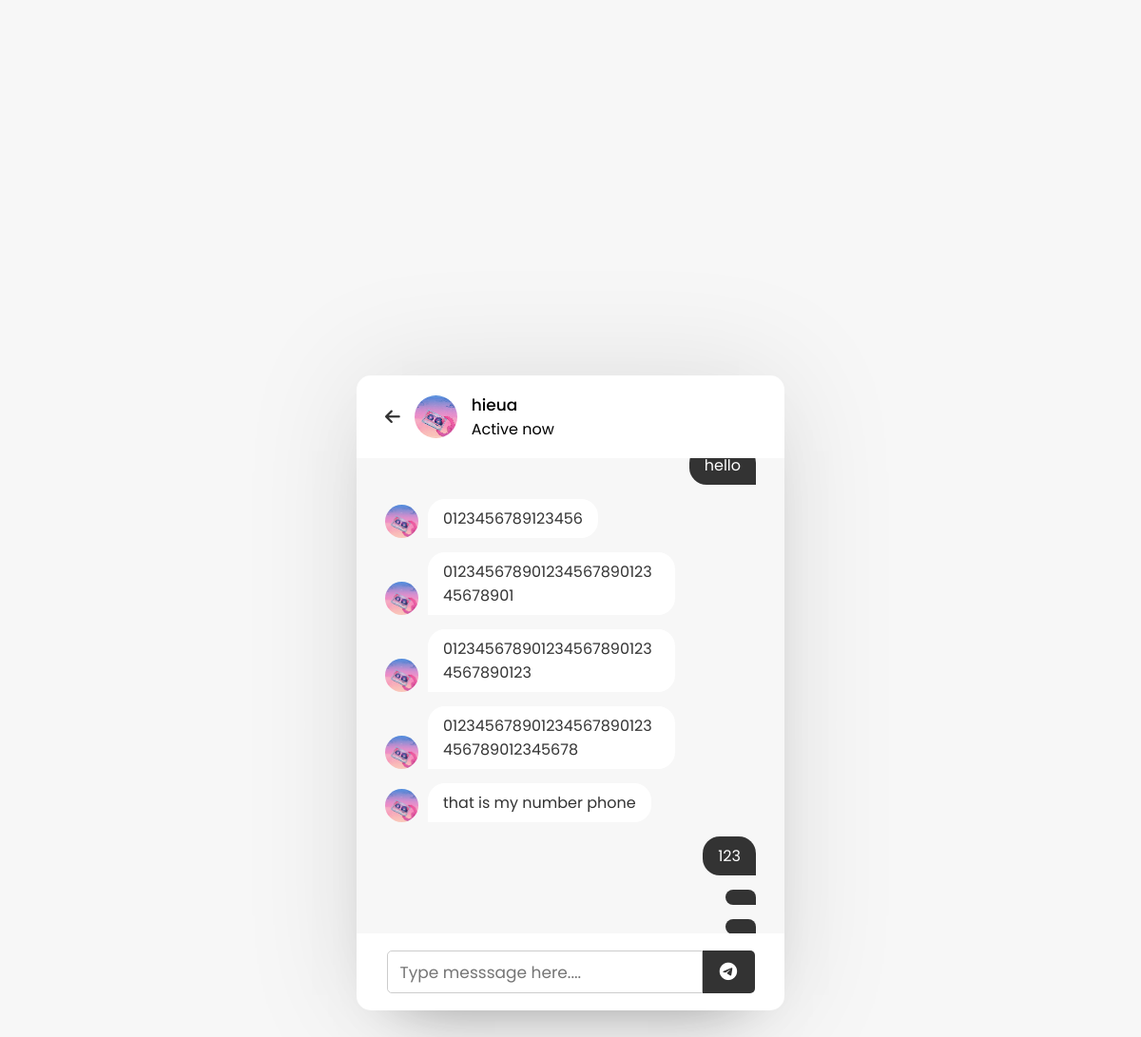
Page /chat/1 (signed in) on the committed database.
### User/models.py (models this page shows)
class User(AbstractUser, PermissionsMixin):
    phone = models.CharField(max_length=10, null=True)
    images = models.ImageField(default="avt.jpg", upload_to ='static/images/')
    status = models.BooleanField(default=True)  # False la khong hoat ong

### Message/models.py (models this page shows)
class Message(models.Model):
    sender = models.ForeignKey(User, null=False, on_delete= models.CASCADE, related_name='sender')
    time_send = models.DateTimeField(auto_now_add=True, null=False)
    type = models.IntegerField(default=0)# message, call, notify
    message = models.CharField(max_length=1000, blank=False,null=False)
    to_group = models.ForeignKey(Group, blank=True,null=True, on_delete= models.CASCADE)# default la gui nguoi nhan
    receiver = models.ForeignKey(User, null=True, on_delete= models.CASCADE, related_name='receiver')
    status = models.BooleanField(default=True)  # False la da duoc go
    class Meta:
        ordering = ('time_send',)

### User/views.py (the view, shortened to what this page needs)
# urls.py: path("chat/<int:userID>", views.ChatClass.as_view(), name="ChatDetail"),
class ChatClass(LoginRequiredMixin, View):
    login_url = "/login"
    def get(self, request, userID):
        us = User.objects.filter(pk=userID)[0]
        m1 = Message.objects.filter(sender=us, receiver=request.session['user_login'])
        m2 = Message.objects.filter(sender=request.session['user_login'], receiver=us)
        messages = list(m1) + list(m2)
        if len(messages) == 0:
            return render(request, "chat.html",
                          {'messages': messages, 'user': request.session['user_login'],
                           'user1': us, 'empty': True, 'imguser':us.images.name})
        return render(request, "chat.html",
                      {'messages': messages, 'user': request.session['user_login'],
                       'empty': False, 'user1': us, 'imguser': us.images.name})

### templates/chat.html (shortened to what this page needs)
{% load static %}
<!DOCTYPE html>
<html lang="en">
<head>
    <link rel="stylesheet" href="{% static 'css/style.css' style.css %}">
    <link rel=" stylesheet" href="https://cdnjs.cloudflare.com/ajax/libs/font-awesome/6.4.2/css/all.min.css">
</head>
<body>
    <div class="wrapper">
        <section class="chat-area">
            <header>
                <a href="{% url 'user:ChatHome' %}" class="back-icon"><i class="fas fa-arrow-left"></i></a>
                <img src="{{imguser}}" alt="">
                <div class="detail">
                    <span>{{user1.username}}</span>
                    <p>Active now</p>
                </div>
            </header>
            {% if empty == False %}
                <div class="chat-box" style="overflow-y: overlay;">
                    {% for message in messages|dictsort:"id"%}
                        {% if message.sender.id == user %}
                            <div class="chat outgoing">
                                <div class="detail">
                                    <p>{{ message.message}}</p>
                                </div>
                            </div>
                        {% else %}
                             <div class="chat incoming">
                                <img src="{{imguser}}" alt="">
                                <div class="detail">
                                    <p>{{ message.message}}</p>
                                </div>
                            </div>
                        {% endif %}
                    {% endfor %}
                </div>
            {% else %}
                <div class="chat-box" style="display: flex;    flex-direction: column;    justify-content: flex-end;">
                </div>
            {% endif %}
            <form action="{% url 'user:ChatDetail' user1.id %}" class="typing-area" method="post">
                <input type="text" placeholder="Type messsage here...." name="message">
                <button><i class="fab fa-telegram-plane"></i></button>
            </form>
        </section>
</body>
</html>

### static/css/style.css (style rules this page uses)
* { margin: 0; padding: 0; box-sizing: border-box; text-decoration: none; font-family: 'Poppins', sans-serif; }
body { display: flex; align-items: center; justify-content: center; min-height: 100vh; background-color: #f7f7f7; }
.wrapper { background: #fff; width: 450px; border-radius: 15px; box-shadow: 0 0 128px 0 rgba(0, 0, 0, 0.1), 0 32px 64px -48px rgba(0, 0, 0, 0.5); }
.wrapper img { object-fit: cover; border-radius: 50%; }
.chat-area header { display: flex; align-items: center; padding: 18px 30px; }
.chat-area header .back-icon { font-size: 18px; color: #333; }
.chat-area header img { height: 45px; width: 45px; margin: 0 15px; }
.chat-area header span { font-size: 17px; font-weight: 500; }
.chat-box { height: 500px; background: #f7f7f7; padding: 10px 30px 20px 30px; box-shadow: inset 0 32px 32px -32px rgb(0 0 0 / 5%), inset 0 -32px 32px -32px rgb(0 0 0 / 5%),; overflow-y: auto; }
.chat-box .outgoing { display: flex; }
.chat-box .chat p { padding: 8px 16px; word-wrap: break-word; box-shadow: 0 0 32px 0 rgb(0 0 0 / 8%), 0 16px 16px -16px rgb(0 0 0 / 10%),; }
.chat-box .chat { margin: 15px 0; }
.outgoing .detail { margin-left: auto; max-width: calc(100% - 130px); }
.outgoing .detail p { background: #333; color: #fff; border-radius: 18px 18px 0 18px; }
.chat-box .incoming { display: flex; align-items: flex-end; }
.chat-box .incoming img { height: 35px; width: 35px ; }
.incoming .detail { margin-left: 10px; margin-right: auto; max-width: calc(100% - 130px); }
.incoming .detail p { background-color: #fff; color: #333; border-radius: 18px 18px 18px 0; }
.chat-area .typing-area { display: flex; padding: 18px 30px; justify-content: center; }
.typing-area input { height: 45px; width: calc(100% - 58px); font-size: 17px; border: 1px solid #ccc; padding: 0 13px; border-radius: 5px 0 0 5px; outline: none; }
.typing-area button { width: 55px; border: none; outline: none; border-radius: 0 5px 5px 0; background: #333; color: #fff; font-size: 19px; cursor: pointer; }

### rows in the picture
User: username "hieua"
Message: message "hello"
Message: message "0123456789123456"
Message: message "01234567890123456789012345678901"
Message: message "0123456789012345678901234567890123"
Message: message "012345678901234567890123456789012345678"
Message: message "that is my number phone"
Message: message "123"
